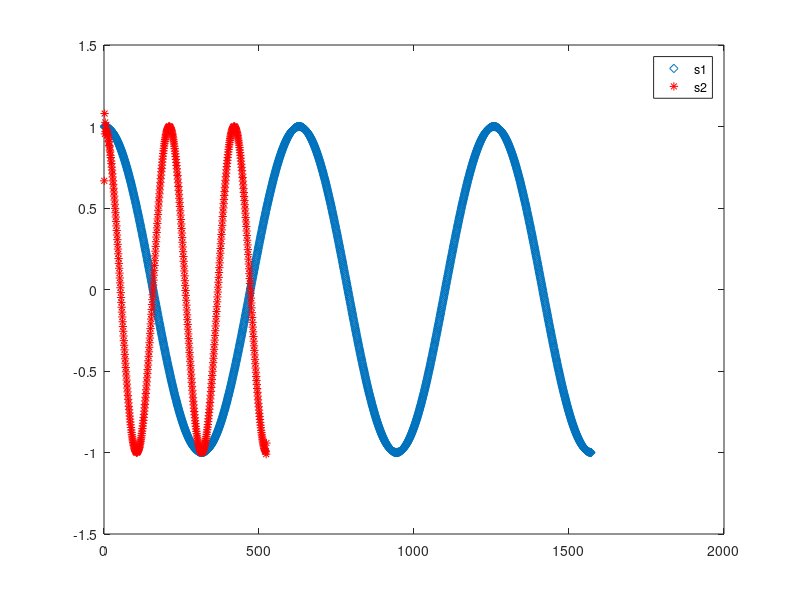
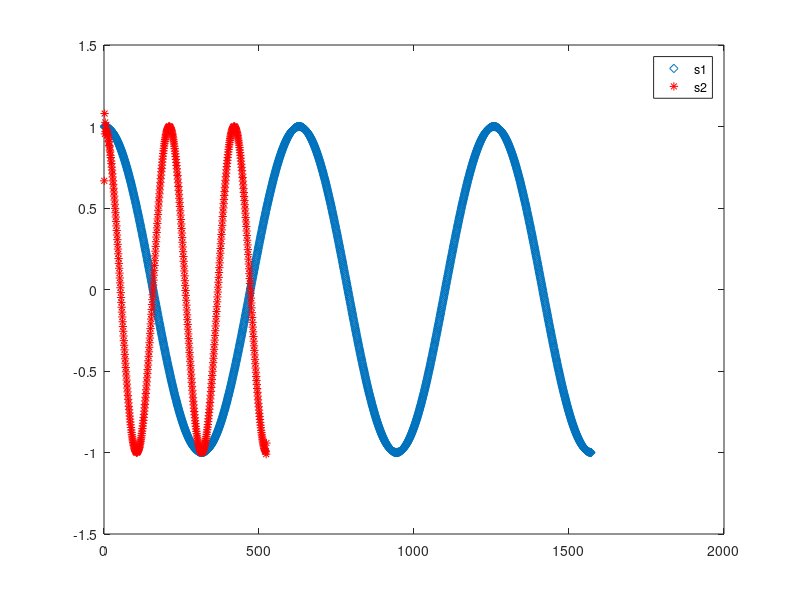

Write MATLAB code to recreate these figures, in order. (Note: this script raises an error after producing the figures.)
%%%%%%%%%%%%%%%%%%%%%%%%%% REFERENCES %%%%%%%%%%%%%%%%%%%%%%%%%%%%%%%%%%%%%
% "Exact indexing of dynamic time warping" Eamonn Keogh, Chotirat Ann Ratanamahatana
% "Multi-Dimensional Dynamic Time Warping for Gesture Recognition" G.A. ten Holt M.J.T. Reinders E.A. Hendriks

close all
clear all
clc

%%%%%%%%%%%%%%%%%%%%%%%%%%%% Dataset %%%%%%%%%%%%%%%%%%%%%%%%%%%%%%%%%%%%%%
t1 = 0:0.01:5*pi;

s1 = cos(t1)';

%s2 = chirp(t1,0.1,5*pi,0.3)';  
 
s2 = resample(s1,1,3);


% %s22 = resample(s1,3,2);
% %s2 = [s21(1:11) ;s22(25:end)];
% 
% s1 = [ones(200,1); s1];
% 
% s1 = [s1;zeros(200,1)];
% s2 = [s2;zeros(200,1)];
% 
% s2 = s2 + rand(length(s2),1)*0.1;
% s1 = s1 + rand(length(s1),1)*0.1;

%s1 = [s1; zeros(100,1)+s1(end)]; 
%s2 = [s2; zeros(100,1)+s1(end)]; 
 
%s2 = s2 + [0:length(s2)-1]'/(3*length(s2));


% % % % % % % % % EstimatedQTask9 = load('EstimatedAngles/EstimatedQArmGiuseppe4.mat');
% % % % % % % % % EstimatedQTask10 = load('EstimatedAngles/EstimatedQArmGiuseppe9.mat');
% % % % % % % % % EstimatedQTask9 = EstimatedQTask9.EstimatedQ;
% % % % % % % % % EstimatedQTask10 = EstimatedQTask10.EstimatedQ;
% % % % % % % % % 
% % % % % % % % % s1 = EstimatedQTask9(3,1:end)';
% % % % % % % % % s2 = EstimatedQTask10(3,1:end)';
% % % % % % % % % 
% % % % % % % % % 
% % % % % % % % % s2 = s2(390:end)';
% % % % % % % % % s1 = s1(390:end)';
% % % % % % % % % 
% % % % % % % % % s1 = s1/max(s1);
% % % % % % % % % s2 = s2/max(s2);
% % % % % % % % % 
% % % % % % % % % s1 = smooth(s1,100);
% % % % % % % % % s2 = smooth(s2,100);


% % % s2 = diff(s2);
% % % s1 = diff(s1);
% % % 
% % % s1 = smooth(s1,100);
% % % s2 = smooth(s2,100);
% s1 = [s1(1)*ones(100,1) ; s1];
% s1 = resample(s1,3,1);

figure;
plot(s1,'d');
hold on
plot(s2,'r*');
legend('s1','s2')

%s2 = s2/max(s2);
%s1 = s1/max(s1);

%s1 = [s1; zeros(500,1)]; 
%s2 = [s2; zeros(500,1)]; 


%s1 = [zeros(300,1); s1];
%s1 = resample(s1,2,1);

% s1 = [s1; zeros(300,1)+s1(end)]; 
% s2 = [s2; zeros(300,1)+s1(end)]; 
figure;
plot(s1,'d');
hold on
plot(s2,'r*');
legend('s1','s2')

alpha0 = [1 1];

options = optimoptions('fmincon','MaxIter',Inf,'MaxFunEvals',10000,'Display','iter')%,'Algorithm','active-set')
[alpha, fval] = fmincon(@(alpha) ObjAlpha(alpha, s1, s2),alpha0,[],[],[],[],[],[],[],options);

num = alpha(1);
den = alpha(2);

s2_opt = resample(s2,num,den);

figure;
plot(s1,'d');
hold on
plot(s2_opt,'r*');
legend('s1','s2_opt')